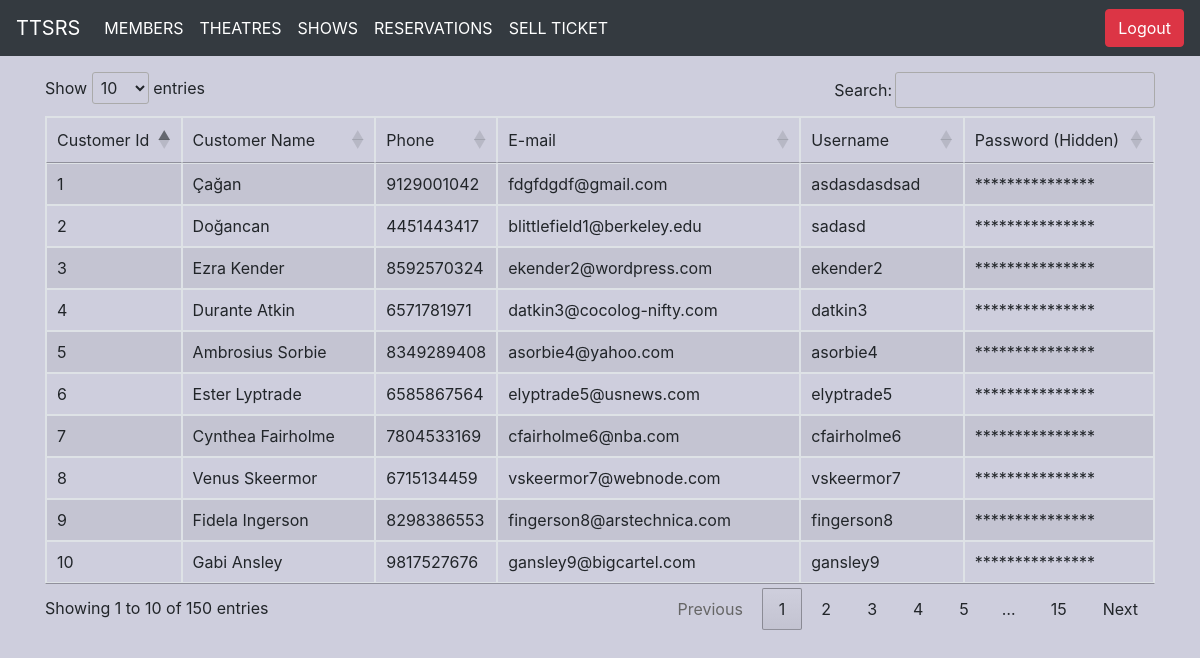
Screenshot of /üyeincele-yetkili.php with the database file from the repository.
### tables this page shows
CREATE TABLE `member` (
  `cid` int(11) NOT NULL AUTO_INCREMENT,
  `c_name` varchar(30) NOT NULL,
  `phone` varchar(12) NOT NULL,
  `email` varchar(50) NOT NULL,
  `customer_username` varchar(20) NOT NULL,
  `customer_password` varchar(20) NOT NULL,
  PRIMARY KEY (`cid`),
  UNIQUE KEY `customer_username` (`customer_username`)
);

### üyeincele-yetkili.php (the view, shortened to what this page needs)
<?php
include 'header-yetkili.php'?>
<link rel="stylesheet" href="css/styles.css">
<link rel="stylesheet" href="https://cdn.datatables.net/1.10.12/css/dataTables.bootstrap.min.css" />
<link rel="stylesheet" href="https://cdn.datatables.net/1.10.21/css/jquery.dataTables.min.css" />
  <body>
    <?php
      $db = new PDO("mysql:host=localhost;dbname=theatre;charset=utf8","root","");
       $query = $db->query("select * from member");
    ?>
      <div class="container" style="margin-top: 1rem">
       <div class="table-responsive">
           <table id="veri" class="table table-striped table-bordered">
             <thead>
             <tr>
             <td>Customer Id</td>
             <td>Customer Name</td>
             <td>Phone</td>
             <td>E-mail</td>
             <td>Username</td>
             <td>Password (Hidden)</td>
             </tr>
             </thead>
              <?php
                 foreach($query as $row) {
                    ?>
                    <tr>
                    <td><?php echo $row["cid"];?></td>
                    <td><?php echo $row["c_name"];?></td>
                    <td><?php echo $row["phone"];?></td>
                    <td><?php echo $row["email"];?></td>
                    <td><?php echo $row["customer_username"];?></td>
                    <td>***************</td>
                    </tr>
                    <?php
                 }
               ?>
           </table>
       </div>
      </div>
</body>
<?php include 'footer.php'?>

### header-yetkili.php (style rules this page uses)
body { background-color: rgba(95, 95, 145, 0.3) }

### rows the page displays
member: cid "1", c_name "Çağan", phone "9129001042", email "fdgfdgdf@gmail.com", customer_username "asdasdasdsad"
member: cid "2", c_name "Doğancan", phone "4451443417", email "blittlefield1@berkeley.edu", customer_username "sadasd"
member: cid "3", c_name "Ezra Kender", phone "8592570324", email "ekender2@wordpress.com", customer_username "ekender2"
member: cid "4", c_name "Durante Atkin", phone "6571781971", email "datkin3@cocolog-nifty.com", customer_username "datkin3"
member: cid "5", c_name "Ambrosius Sorbie", phone "8349289408", email "asorbie4@yahoo.com", customer_username "asorbie4"
member: cid "6", c_name "Ester Lyptrade", phone "6585867564", email "elyptrade5@usnews.com", customer_username "elyptrade5"
member: cid "7", c_name "Cynthea Fairholme", phone "7804533169", email "cfairholme6@nba.com", customer_username "cfairholme6"
member: cid "8", c_name "Venus Skeermor", phone "6715134459", email "vskeermor7@webnode.com", customer_username "vskeermor7"
member: cid "9", c_name "Fidela Ingerson", phone "8298386553", email "fingerson8@arstechnica.com", customer_username "fingerson8"
member: cid "10", c_name "Gabi Ansley", phone "9817527676", email "gansley9@bigcartel.com", customer_username "gansley9"
